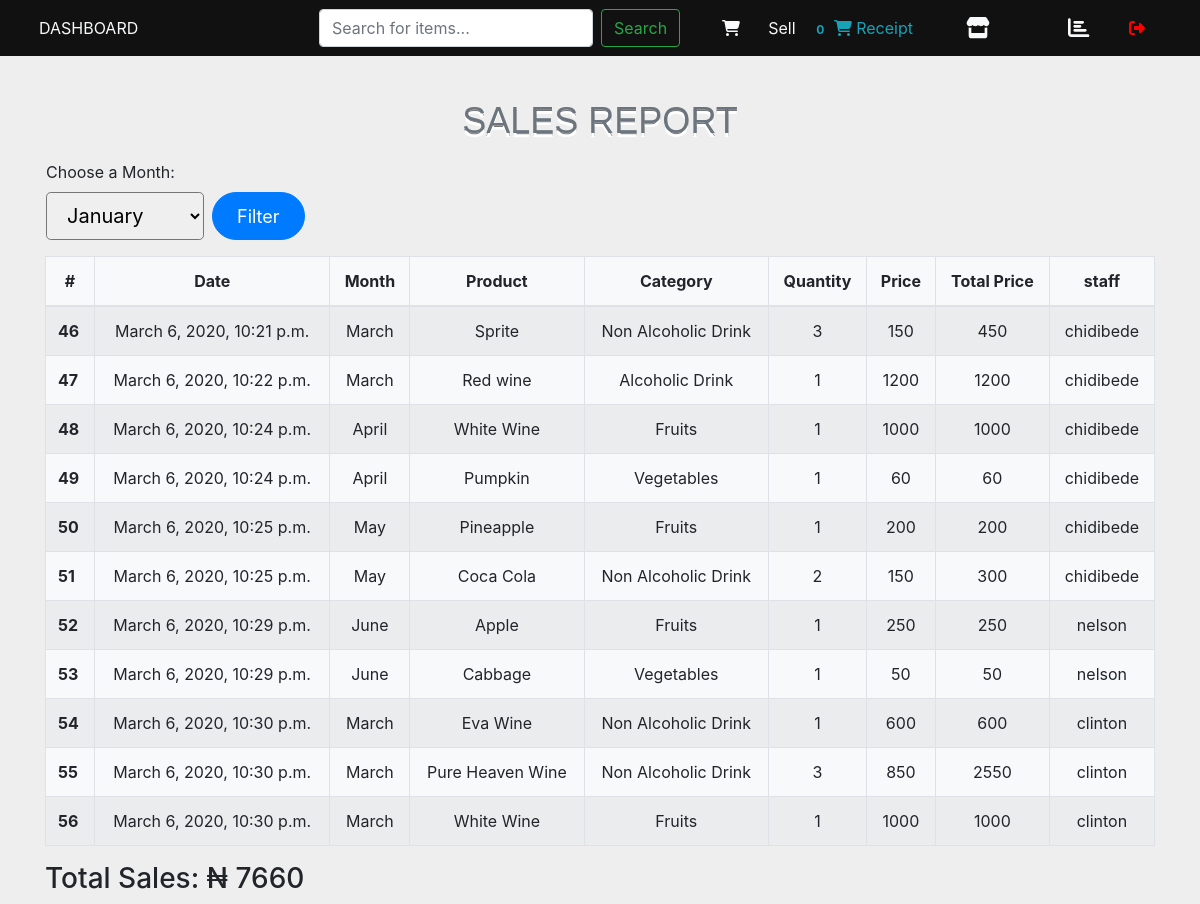
The app's page /report/, older data.
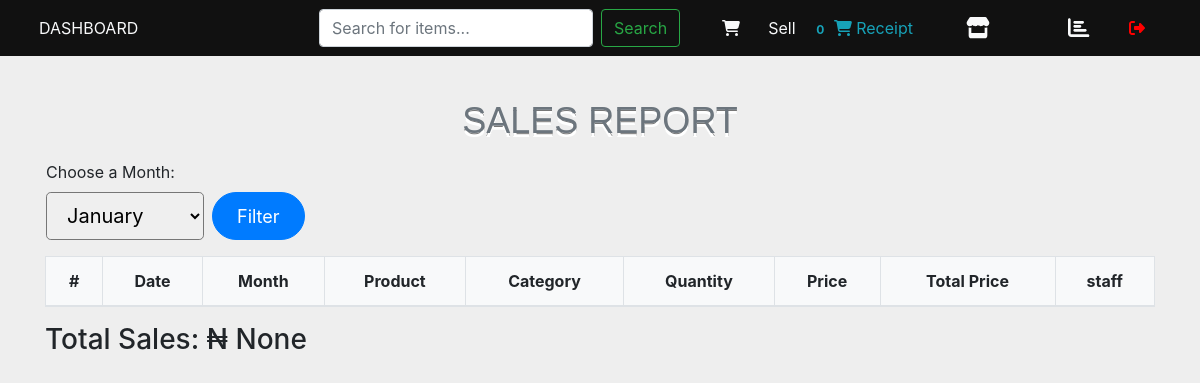
The same page, newer data.
### pointofsale/models.py (models this page shows, shortened)
class PurchaseItem(models.Model):
    product= models.ForeignKey(Product, on_delete=models.CASCADE)
    quantity = models.IntegerField(default=1)
    user = models.ForeignKey(User, on_delete=models.CASCADE)
    purchased = models.BooleanField(default=False)
    amount_entered = models.IntegerField(default=0)
    date_added = models.DateTimeField(auto_now_add=True)
    month = models.IntegerField(default=timezone.now().month)
    def get_total_item_price(self):
        return self.quantity * self.product.selling_price
    def get_month(self):
        if self.month == 1:
            self.month = 'January'
        elif self.month == 2:
            self.month = 'February'
        elif self.month == 3:
            self.month = 'March'
        elif self.month == 4:
            self.month = 'April'
        elif self.month == 5:
            self.month = 'May'
        elif self.month == 6:
            self.month = 'June'
        elif self.month == 7:
            self.month = 'July'
        elif self.month == 8:
            self.month = 'August'
        elif self.month == 9:
            self.month = 'September'
        elif self.month == 10:
            self.month = 'October'
        elif self.month == 11:
            self.month = 'November'
        elif self.month == 12:
            self.month = 'December'
        return self.month

class Product(models.Model):
    name = models.CharField(max_length=100)
    description = models.CharField(max_length=100)
    category = models.ForeignKey(Category, on_delete=models.CASCADE)
    quantity = models.IntegerField(default=0)
    cost_price = models.IntegerField(default=0)
    total_cost_price = models.IntegerField(default=0)
    selling_price = models.IntegerField(default=0)
    discount_price = models.IntegerField(default=0)
    image_field = models.ImageField(default='default.jpg')
    date_created = models.DateTimeField(default=timezone.now)
    staff = models.ForeignKey(User,editable=False,null=True,blank=True, on_delete=models.CASCADE)
    def __str__(self):
        return self.name

class Category(models.Model):
    name = models.CharField(max_length=100)
    def __str__(self):
        return self.name

### pointofsale/views.py (the view)
# urls.py: path('report/', views.report, name='pointofsale-report'),
def report(request):
    purchases = PurchaseItem.objects.all()
    total_sales = Purchase.objects.aggregate(Sum('total_amount'))['total_amount__sum']
    context = {
        'purchases': purchases,
        'total_sales': total_sales,
    }
    return render(request, 'pointofsale/report.html', context)

### pointofsale/templatetags/cart_template_tags.py (called while the page is built)
@register.filter
def cart_item_count(user):
    if user.is_authenticated:
        qs = Purchase.objects.filter(user=user, purchased=False)
        if qs.exists():
            return qs[0].product.count()
    return 0

### pointofsale/templates/pointofsale/report.html (shortened to what the changed rows need)
{% extends 'pointofsale/mainapp_layout.html' %}
{% block content %}
<section>
    <div class="container" id="myDIV">
        {% if selected_month %}
        <div class="row">
            <div class="col-12">
                <h3 class='text-center text-muted inventory-heading'>Sales Report</h3>
                <h2 class="text-center">Report for the month of {{selected_month}}</h2>
            </div>
            <form action="{% url 'filter_date' %}" method="GET" class="form-horizontal">
                    <div class="form-group">
                        <label for="month" class="ml-3">Choose a Month:</label>
                        <div class="input-group">
                            <span class="input-group-addon"><i class="glyphicon glyphicon-user"></i></span>
                            <select name="month" id="month" class="form-control-lg ml-3">
                                <option value="January">January</option>
                                <option value="February">February</option>
                                <option value="March">March</option>
                                <option value="April">April</option>
                                <option value="May">May</option>
                                <option value="June">June</option>
                                <option value="July">July</option>
                                <option value="August">August</option>
                                <option value="September">September</option>
                                <option value="October">October</option>
                                <option value="November">November</option>
                                <option value="December">December</option>
                            </select>
                            <button class="ml-2 btn btn-primary pl-4 pr-4" style="border-radius: 24px; font-size: large;" type="submit">Filter</button>
                        </div>
                    </div>
            </form>
        </div>
        <div class="row">
            <div class="col-12">
                <table class="table table-striped table-bordered mydatatable bg-light">
                    <thead>
                    <tr>
                        <th scope="col" class="text-center">#</th>
                        <th scope="col" class="text-center"> Date</th>
                        <th scope="col" class="text-center"> Month</th>
                        <th scope="col" class="text-center">Product</th>
                        <th scope="col" class="text-center">Category</th>
                        <th scope="col" class="text-center">Quantity</th>
                        <th scope="col" class="text-center">Price</th>
                        <th scope="col" class="text-center">Total Price</th>
                        <th scope="col" class="text-center">staff</th>
                    </tr>
                    </thead>
                    <tbody>
                    <tr>
                        {% for purchase in purchases %}
                        {% if purchase.purchased %}
                        <th scope="row">{{ purchase.id }}</th>
                        <td class="text-center">{{ purchase.date_added }}</td class="text-center">
                        <td class="text-center">{{ purchase.get_month }}</td class="text-center">
                        <td class="text-center">{{ purchase.product }}</td class="text-center">
                        <td class="text-center">{{ purchase.product.category }}</td class="text-center">
                        <td class="text-center">{{ purchase.quantity }}</td class="text-center">
                        <td class="text-center">{{ purchase.product.selling_price  }}</td class="text-center">
                        <td class="text-center">{{ purchase.get_total_item_price }}</td class="text-center">
                        <td class="text-center">{{ purchase.user }}</td class="text-center">
                    </tr>
                    {% endif %}
                    {% endfor %}
                    </tbody>
                </table>
            </div>
        </div>
        <h3>Total Sales: &#x20A6;  {{ total_sales_by_month }}</h3>
    </div>
    {% else %}
            <div class="row">
                <div class="col-12">
                    <h3 class='text-center text-muted inventory-heading'>Sales Report</h3>
                </div>
                <form action="{% url 'filter_date' %}" method="GET" class="form-horizontal">
                        <div class="form-group">
                            <label for="month" class="ml-3">Choose a Month:</label>
                            <div class="input-group">
                                <select name="month" id="month" class="form-control-lg ml-3">
                                    <option value="January">January</option>
                                </select>
                                <button class="ml-2 btn btn-primary pl-4 pr-4" style="border-radius: 24px; font-size: large;" type="submit">Filter</button>
                            </div>
                        </div>
                </form>
            </div>
            <div class="row">
                <div class="col-12">
                    <table class="table table-striped table-bordered mydatatable bg-light">
                        <thead>
                        <tr>
                            <th scope="col" class="text-center">#</th>
                            <th scope="col" class="text-center"> Date</th>
                            <th scope="col" class="text-center"> Month</th>
                            <th scope="col" class="text-center">Product</th>
                            <th scope="col" class="text-center">Category</th>
                            <th scope="col" class="text-center">Quantity</th>
                            <th scope="col" class="text-center">Price</th>
                            <th scope="col" class="text-center">Total Price</th>
                            <th scope="col" class="text-center">staff</th>
                        </tr>
                        </thead>
                        <tbody>
                        <tr>
                            {% for purchase in purchases %}
                            {% if purchase.purchased %}
                            <th scope="row">{{ purchase.id }}</th>
                            <td class="text-center">{{ purchase.date_added }}</td class="text-center">
                            <td class="text-center">{{ purchase.get_month }}</td class="text-center">
                            <td class="text-center">{{ purchase.product }}</td class="text-center">
                            <td class="text-center">{{ purchase.product.category }}</td class="text-center">
                            <td class="text-center">{{ purchase.quantity }}</td class="text-center">
                            <td class="text-center">{{ purchase.product.selling_price  }}</td class="text-center">
                            <td class="text-center">{{ purchase.get_total_item_price }}</td class="text-center">
                            <td class="text-center">{{ purchase.user }}</td class="text-center">
                        </tr>
                        {% endif %}
                        {% endfor %}
                        </tbody>
                    </table>
                </div>
            </div>
            <h3>Total Sales: &#x20A6;  {{ total_sales }}</h3>
        </div>
    {% endif %}
</section>
{% endblock %}

Row changes from the older to the newer data that the page shows:
removed PurchaseItem: id "46", date_added "March 6, 2020, 10:21 p.m.", get_month "March", product "Sprite", product.category "Non Alcoholic Drink", quantity "3", product.selling_price "150", get_total_item_price "450", user "chidibede"
removed PurchaseItem: id "47", date_added "March 6, 2020, 10:22 p.m.", get_month "March", product "Red wine", product.category "Alcoholic Drink", quantity "1", product.selling_price "1200", get_total_item_price "1200", user "chidibede"
removed PurchaseItem: id "48", date_added "March 6, 2020, 10:24 p.m.", get_month "April", product "White Wine", product.category "Fruits", quantity "1", product.selling_price "1000", get_total_item_price "1000", user "chidibede"
removed PurchaseItem: id "49", date_added "March 6, 2020, 10:24 p.m.", get_month "April", product "Pumpkin", product.category "Vegetables", quantity "1", product.selling_price "60", get_total_item_price "60", user "chidibede"
removed PurchaseItem: id "50", date_added "March 6, 2020, 10:25 p.m.", get_month "May", product "Pineapple", product.category "Fruits", quantity "1", product.selling_price "200", get_total_item_price "200", user "chidibede"
removed PurchaseItem: id "51", date_added "March 6, 2020, 10:25 p.m.", get_month "May", product "Coca Cola", product.category "Non Alcoholic Drink", quantity "2", product.selling_price "150", get_total_item_price "300", user "chidibede"
removed PurchaseItem: id "52", date_added "March 6, 2020, 10:29 p.m.", get_month "June", product "Apple", product.category "Fruits", quantity "1", product.selling_price "250", get_total_item_price "250", user "nelson"
removed PurchaseItem: id "53", date_added "March 6, 2020, 10:29 p.m.", get_month "June", product "Cabbage", product.category "Vegetables", quantity "1", product.selling_price "50", get_total_item_price "50", user "nelson"
removed PurchaseItem: id "54", date_added "March 6, 2020, 10:30 p.m.", get_month "March", product "Eva Wine", product.category "Non Alcoholic Drink", quantity "1", product.selling_price "600", get_total_item_price "600", user "clinton"
removed PurchaseItem: id "55", date_added "March 6, 2020, 10:30 p.m.", get_month "March", product "Pure Heaven Wine", product.category "Non Alcoholic Drink", quantity "3", product.selling_price "850", get_total_item_price "2550", user "clinton"
removed PurchaseItem: id "56", date_added "March 6, 2020, 10:30 p.m.", get_month "March", product "White Wine", product.category "Fruits", quantity "1", product.selling_price "1000", get_total_item_price "1000", user "clinton"
Text that changed along with them:
{{ total_sales }}: "7660" → "None"
